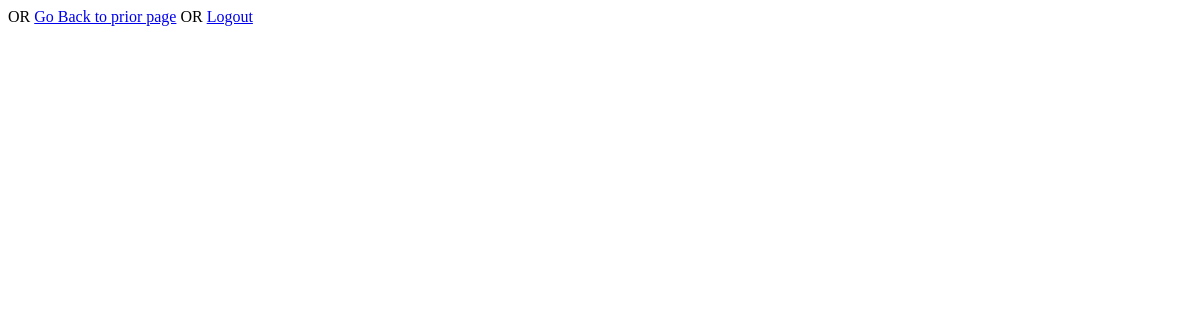
The app's page /about_trip/ (signed in), older data.
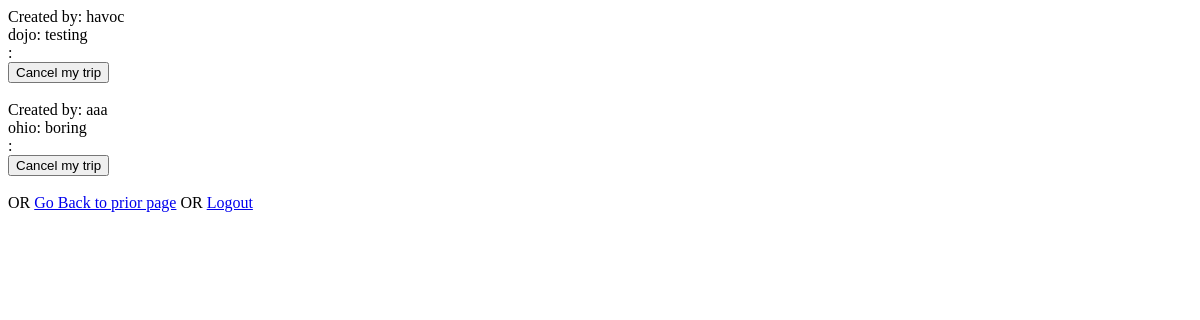
The same page, newer data.
### lognreg/models.py (models this page shows)
class Super_trip(models.Model):
	creater = models.CharField(max_length=255)
	trip = models.CharField(max_length=255)
	start_date = models.CharField(max_length=255)
	end_date = models.CharField(max_length=255)
	created_at = models.DateTimeField(auto_now_add=True)
	updated_at = models.DateTimeField(auto_now=True)
	created_by = models.ForeignKey(Super_User, related_name="user_trips")
	joined_by = models.ManyToManyField(Super_User, related_name="joined_trips")
	objects = Super_trip_Manager()

class Super_User(models.Model):
	name = models.CharField(max_length=255)
	username = models.CharField(max_length=255)
	password = models.CharField(max_length=255)
	created_at = models.DateTimeField(auto_now_add=True)
	updated_at = models.DateTimeField(auto_now=True)
	objects = Super_User_Manager()

### lognreg/views.py (the view)
# urls.py: url(r'^about_trip/', views.about_trip),
def about_trip(request):
	if 'super_user_id' not in request.session:
		return redirect('/')
	context = {
		'trips': Super_trip.objects.exclude(joined_by= request.session["super_user_id"]),
		'joins': Super_trip.objects.filter(joined_by= request.session["super_user_id"])
	}
	return render(request, 'lognreg/about_trip.html', context)

### lognreg/templates/lognreg/about_trip.html (shortened to what this page needs)
<!DOCTYPE html>
<html>
<head>
</head>
<body>
			<span>Created by: {{ join.created_by.username }}</span>
			<br>
		    <span>{{ join.creater }}: {{ join.trip }}<br>
		    {{ trip.start_date }}:{{ trip.end_date}}</span>
		     <form action="/destroyJoinTrip/" method="post">{% csrf_token %}
				<input type="submit" name="" value="Cancel my trip">
			</form>
		    <br>
	    OR
	    <a href="/landing/">Go Back to prior page</a>
	    OR
	    <a href="/logout">Logout</a>
</body>
</html>

Row changes from the older to the newer data that the page shows:
now on this page (row edited): Super_trip: created_by.username "havoc", creater "dojo", trip "testing"
now on this page (row edited): Super_trip: created_by.username "aaa", creater "ohio", trip "boring"
